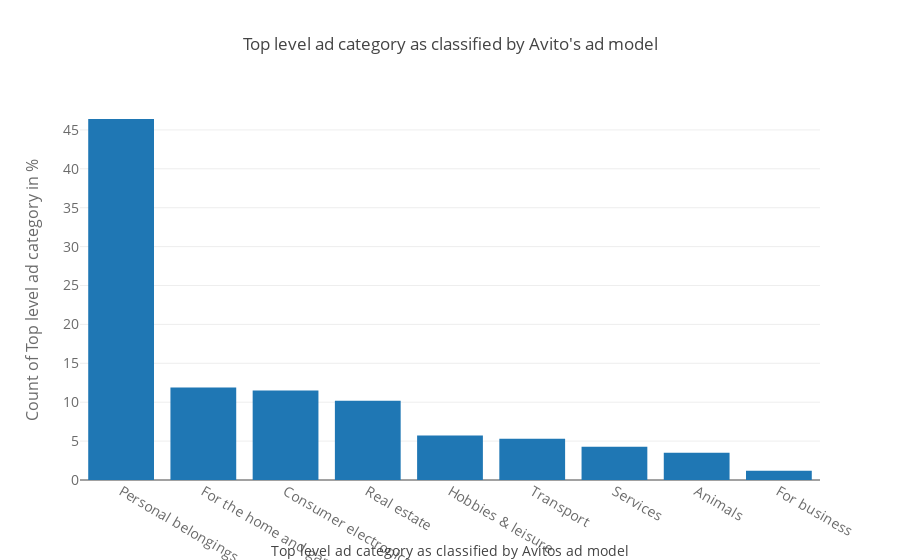

The code cell stored with this chart in its notebook:
### Code cell
temp = train["parent_category_name_english"].value_counts()
print("Total Top level ad category as classified by Avito's ad model : ",len(train["title"]))
trace = go.Bar(
    x = temp.index,
    y = (temp / temp.sum())*100,
)
data = [trace]
layout = go.Layout(
    title = "Top level ad category as classified by Avito's ad model",
    xaxis=dict(
        title='Top level ad category as classified by Avitos ad model',
        tickfont=dict(
            size=14,
            color='rgb(107, 107, 107)'
        )
    ),
    yaxis=dict(
        title='Count of Top level ad category in %',
        titlefont=dict(
            size=16,
            color='rgb(107, 107, 107)'
        ),
        tickfont=dict(
            size=14,
            color='rgb(107, 107, 107)'
        )
)
)
fig = go.Figure(data=data, layout=layout)
py.iplot(fig)

### Figure 1 — Plotly figure (JSON) as saved in the notebook; plotly's stock layout.template omitted (floating-point values rounded to 4 significant figures)
{"data": [{"type": "bar", "x": ["Personal belongings", "For the home and garden", "Consumer electronics", "Real estate", "Hobbies & leisure", "Transport", "Services", "Animals", "For business"], "y": [46.4, 11.89, 11.51, 10.19, 5.721, 5.31, 4.283, 3.49, 1.202]}], "layout": {"title": "Top level ad category as classified by Avito's ad model", "xaxis": {"tickfont": {"color": "rgb(107, 107, 107)", "size": 14}, "title": "Top level ad category as classified by Avitos ad model"}, "yaxis": {"tickfont": {"color": "rgb(107, 107, 107)", "size": 14}, "title": "Count of Top level ad category in %", "titlefont": {"color": "rgb(107, 107, 107)", "size": 16}}}}
